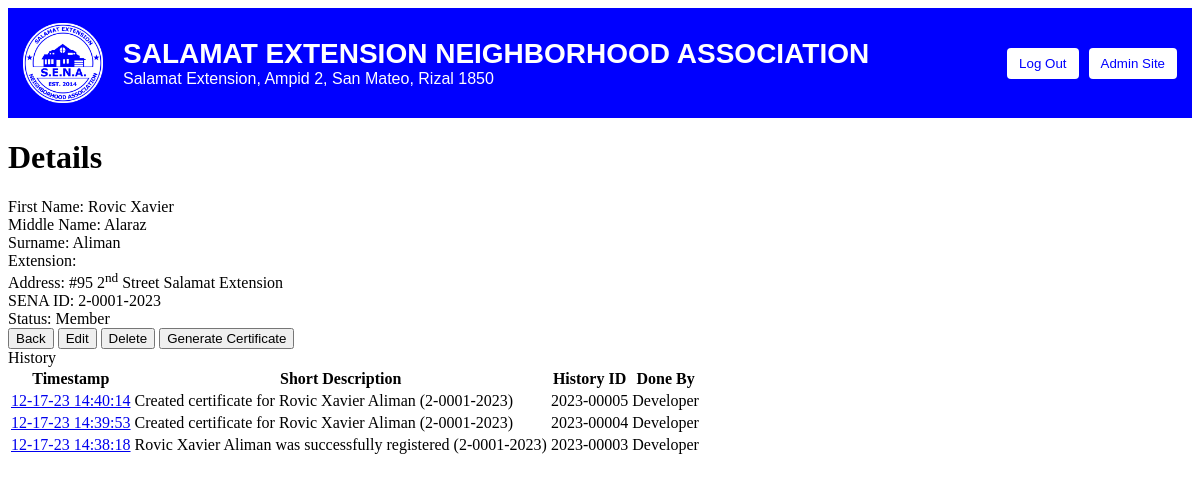
The app's page /masterlist/2-0001-2023 (signed in) with its own data.
### masterlist/models.py (models this page shows, shortened)
class Person(models.Model):
	person_id = models.CharField(max_length=11, primary_key=True) # e.g. 1-0001-2023 (First Street, Entry #1, Registered on 2023)
	person_surname = models.CharField(max_length=30)
	person_firstname = models.CharField(max_length=100)
	person_middlename = models.CharField(max_length=30, null=True)
	person_extension = models.CharField(max_length=5, null=True)
	person_street_no = models.IntegerField() # 1,2,3 or 4
	person_house_no = models.CharField(max_length=5, null=True)
	person_status = models.CharField(max_length=20) # Resident, Pending, Member

class History(models.Model):
	history_id = models.CharField(max_length=10, primary_key=True) # 2023-00001 (History on 2023, Entry #1)
	history_timestamp = models.CharField(max_length=17) # MM-DD-YY HH:MM:SS
	history_short_desc = models.CharField(max_length=100)
	history_long_desc = models.TextField()
	history_done_by = models.CharField(max_length=20, null=True) # e.g., President, Secretary
	person = models.ForeignKey(Person, on_delete=models.SET_NULL, null=True) # prevents deletion of histories attributed to a 'Person' when it's deleted

### masterlist/views.py (the view)
# urls.py: path('<person_id>', views.details_page, name='details'),
@login_required(login_url='login')
def details_page(request, person_id):
	person = get_object_or_404(Person, pk=person_id)
	context = {
		'person': person,
		'history': person.history_set.all().order_by('-history_id'),
	}
	return render(request, 'masterlist/details.html', context)

### templates/masterlist/details.html (shortened to what this page needs)
{% extends "base.html" %}
{% block content %}
<h1>Details</h1>
First Name:
{{ person.person_firstname }}
<br>
Middle Name:
{% if person.person_middlename %}
	{{ person.person_middlename }}
{% endif %}
<br>
Surname:
{{ person.person_surname }}
<br>
Extension:
<br>
Address:
	{% if person.person_house_no %}
		#{{ person.person_house_no }}
	{% endif %}
	{% if person.person_street_no == 1 %} 1<sup>st</sup> Street
	{% elif person.person_street_no == 2 %} 2<sup>nd</sup> Street
	{% elif person.person_street_no == 3 %} 3<sup>rd</sup> Street
	{% elif person.person_street_no == 4 %} 4<sup>th</sup> Street
	{% endif %}
	Salamat Extension
<br>
SENA ID:
{{ person.person_id }}
<br>
Status: {{ person.person_status }}
<br>
<a href="{% url 'view_masterlist' %}"><button>Back</button></a>
<a href="{% url 'edit' person.person_id %}"><button>Edit</button></a>
<button onclick="confirmDelete()">Delete</button>
<a href="{% url 'generate' person.person_id %}"><button>Generate Certificate</button></a>
<br>
<table id="history-table">
	<tr>
		<th>Timestamp</th>
		<th>Short Description</th>
		<th>History ID</th>
		<th>Done By</th>
	</tr>
	{% for entry in history %}
	<tr>
		<td><a href="{% url 'history_details' entry.history_id %}">{{ entry.history_timestamp }}</a></td>
		<td>{{ entry.history_short_desc }}</td>
		<td>{{ entry.history_id }}</td>
		<td>{{ entry.history_done_by }}</td>
	</tr>
	{% endfor %}
</table>
{% endblock %}

### records on screen
Person: person_firstname "Rovic Xavier", person_middlename "Alaraz", person_surname "Aliman", person_house_no "95", person_id "2-0001-2023", person_status "Member"
History: history_timestamp "12-17-23 14:40:14", history_short_desc "Created certificate for Rovic Xavier Aliman (2-0001-2023)", history_id "2023-00005", history_done_by "Developer"
History: history_timestamp "12-17-23 14:39:53", history_short_desc "Created certificate for Rovic Xavier Aliman (2-0001-2023)", history_id "2023-00004", history_done_by "Developer"
History: history_timestamp "12-17-23 14:38:18", history_short_desc "Rovic Xavier Aliman was successfully registered (2-0001-2023)", history_id "2023-00003", history_done_by "Developer"
